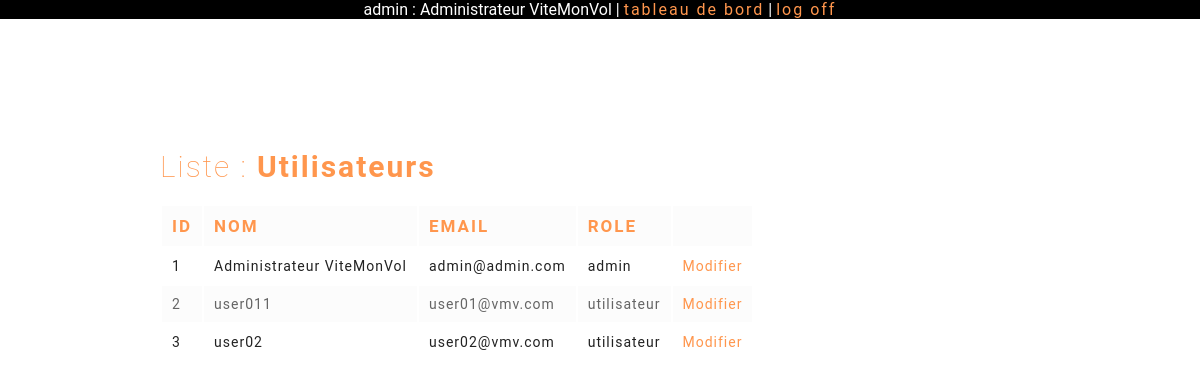
The page /?action=admin-users (signed in) on the database its author committed.
### tables this page shows
CREATE TABLE `User` (
  `id` int(11) NOT NULL AUTO_INCREMENT,
  `name` varchar(256) NOT NULL,
  `email` varchar(256) NOT NULL,
  `password` varchar(256) NOT NULL,
  `isAdmin` tinyint(1) DEFAULT NULL,
  PRIMARY KEY (`id`)
);

### controller/admin/AdminController.php (called while the page is built, shortened)
<?php
function adminUsersView()
{
    $db = db();
    $userManager = new UserManager($db);
    $users = $userManager->getList();
    include_once ROOT_PATH . 'view/admin/user/users.php';
}

### model/user/UserManager.php (called while the page is built, shortened)
<?php
class UserManager
{
    private $_db;
    public function setDb(PDO $db)
    {
        $this->_db = $db;
    }
    public function getList()
    {
        $q = $this->_db->prepare('SELECT * FROM User');
        $q->execute();
        return $q->fetchAll();
    }
}

### view/admin/user/users.php (the view, shortened to what this page needs)
<section id="wrapper">
<?php
if (isset($_SESSION['user']) && $_SESSION['user'] == 'admin') {
    ?>
    <div class="admin-list">
        <h3> Liste : <b>Utilisateurs</b> </h3>
        <?php
        if ($users) {
            ?>
        <table class="admin-list-table">
            <tr>
                <th>Id</th>
                <th>Nom</th>
                <th>Email</th>
                <th>Role</th>
                <th></th>
            </tr>
            <?php
            foreach($users as $user) {
                $role = 'utilisateur';
                if ($user['isAdmin']) {
                    $role = 'admin';
                }
                ?>
                <tr>
                    <td><?php echo $user['id'];?></td>
                    <td><?php echo $user['name'];?></td>
                    <td><?php echo $user['email'];?></td>
                    <td><?php echo $role; ?></td>
                    <td><a href="?action=admin-edit-user&id=<?php echo $user['id']; ?>">Modifier</a></td>
                </tr>
                <?php
            }
            ?>
        </table>
        <?php
        } else {
            echo 'Aucun utilisateur inscrit';
        }
        ?>
    </div>
    <?php
} else {
    http_response_code(404);
    include_once ROOT_PATH . 'view/layoutParts/error404.php';
}
?>
</section>
<?php require ROOT_PATH . 'view/admin_layout.php'; ?>

### public/css/style.css (style rules this page uses)
body { font-family: Roboto, Arial, Helvetica, sans-serif; color: var(--color-default); }
h3 { margin-top: 7rem; margin-bottom: 2rem; }
#wrapper { width: 100%; text-align: center; padding-top: 30px; }
@media screen and (min-width:768px) { body { text-align: center; } }
@media screen and (min-width:768px) { ::placeholder { letter-spacing: 2px; text-transform: lowercase; text-align: left; color: #9f9f9f; opacity: 1; } }
@media screen and (min-width:768px) { #wrapper { width: 90%; margin: 0 auto; text-align: center; } }

### public/css/admin.css (style rules this page uses)
.admin-list { text-align: left; margin: 10rem 0; }
.admin-list h3 { font-size: 3rem; font-weight: 100; letter-spacing: 2px; color: var(--color-button); }
.admin-list th { letter-spacing: 2px; text-transform: uppercase; color: var(--color-link); font-size: 1.7rem; padding: 1rem; }
.admin-list tr { padding: 1rem; letter-spacing: 1px; font-size: 1.4rem }
.admin-list tr:nth-child(2n+1) { color: #656565; background-color: #fcfcfc; }
@media screen and (min-width:768px) { .admin-list { margin: 10rem; } }
@media screen and (min-width:768px) { .admin-list td { padding: 1rem; } }
@media screen and (min-width:768px) { .admin-list a { text-decoration: none; color: var(--color-link); } }

### rows shown on the page
user: id "1", name "Administrateur ViteMonVol", email "admin@admin.com", isAdmin "admin"
user: id "2", name "user011", email "user01@vmv.com", role "utilisateur"
user: id "3", name "user02", email "user02@vmv.com", role "utilisateur"

### other values the page prints
$_SESSION['user'] "admin"
$_SESSION['name'] "Administrateur ViteMonVol"
